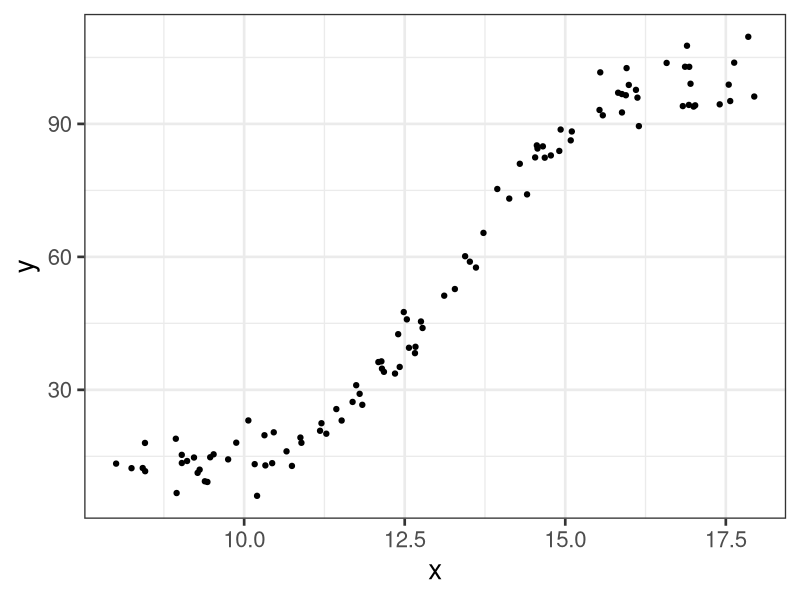
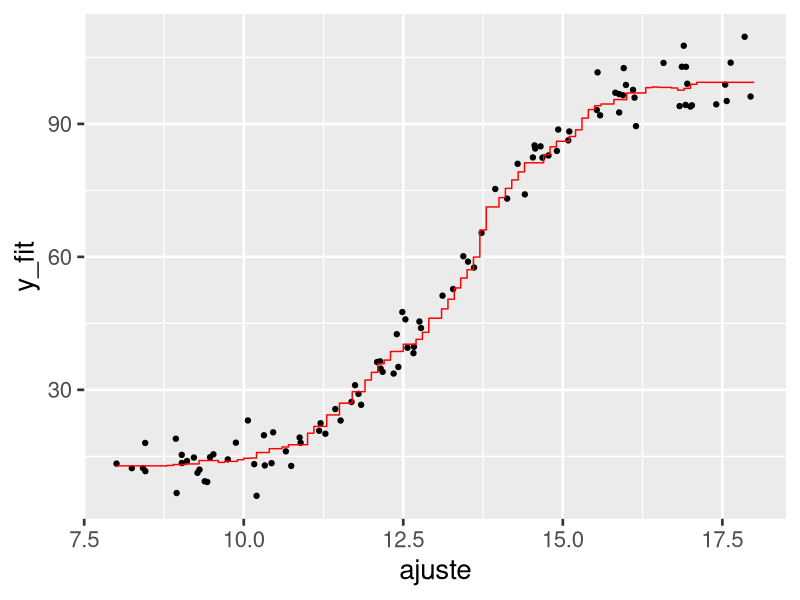

These figures' R source, in order:
library(tidyverse)
library(FNN)

# amostra gerada ----------------------------------------------------------

n_obs <- 100

set.seed(123)

dados <- tibble(x = sort(runif(n = n_obs, min = 8, max = 18)), 
                y = 45*tanh(x/1.9 - 7) + 57 + rnorm(n = n_obs, mean = 0, sd = 4))

dados %>% 
  ggplot(aes(x, y)) + 
  geom_point() + 
  theme_bw(base_size = 20)


# KNN ---------------------------------------------------------------------

knn.reg(train = dados$x, 
        test = matrix(dados$x[1:10]), 
        y =  dados$y, 
        k = 10)$pred


n_obs <- 100

set.seed(123)

dados <- tibble(x = sort(runif(n = n_obs, min = 8, max = 18)), 
                y = 45*tanh(x/1.9 - 7) + 57 + rnorm(n = n_obs, mean = 0, sd = 4)) # nolint

x_pred <- seq(8, 18, 0.1)

tibble(ajuste = x_pred,
       y_fit = knn.reg(train = dados$x, 
                       test = matrix(x_pred), 
                       y =  dados$y, 
                       k = 15)$pred) %>% 
  ggplot(aes(ajuste, y_fit)) + 
    geom_point(data = dados, aes(x, y)) +
    geom_step(color = "red") +
    theme_grey(base_size = 20)
# EQM ---------------------------------------------------------------------
resultados <- tibble(knn = 1:90,
                     eqm = NA_real_)

set.seed(123)
lotes <- sample(rep(1:10, each = 10))
lotes

eqm_aux <- vector("numeric", 10)

for (i in 1:nrow(resultados)){

  for (j in 1:10){
    dados_tr <- dados[lotes != j,]
    dados_tst <- dados[lotes == j,]

    y_hat <- knn.reg(train = dados_tr$x,
                     test = matrix(dados_tst$x),
                     y =  dados_tr$y,
                     k = resultados$knn[i])$pred

    eqm_aux[j] <- mean((dados_tst$y - y_hat)^2)
  }
  resultados$eqm[i] <- mean(eqm_aux)
}

resultados |> arrange(eqm)
resultados |> filter(eqm == min(eqm))
